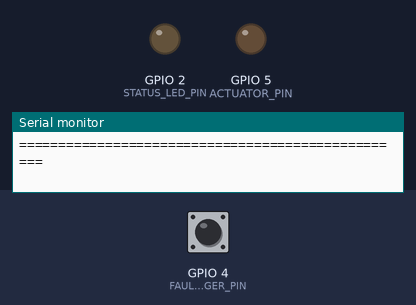
A sketch run on a simulated ESP32. On the bench: output pins drawn as LEDs (lit = HIGH), the last lines printed to the serial monitor. The inputs (shaded band) are chosen by the test bench; at power-on: GPIO 4 (FAULT_TRIGGER_PIN) HIGH.

Above: at 1.2 s.
1.3 s: GPIO 4 (FAULT_TRIGGER_PIN) pulled LOW for 0.15 s
At 2.1 s:
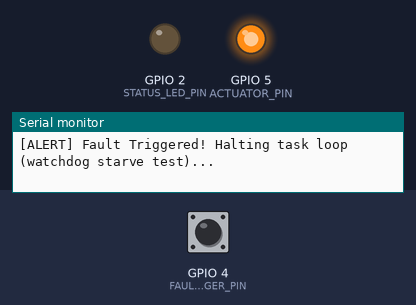
Timing chart, 0 to 4.3 s (numbered marks = the images above; inputs shaded):
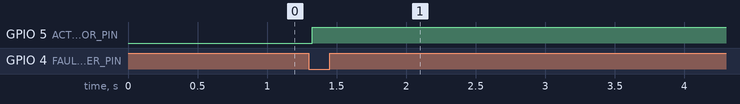

The sketch:

firmware.ino
```cpp
// CyberTube Lab 06: Transistor Actuator Control & Hardware Watchdog Safety
// Target: ESP32 DevKit V1 (ESP-WROOM-32)
// Safety Invariant: Strictly <= 3.3V DC logic bounds. Zero mains AC.

#include <Arduino.h>
#include <esp_task_wdt.h>

const int ACTUATOR_PIN = 5; // Base drive for NPN 2N2222 through 1k-ohm resistor
const int STATUS_LED_PIN = 2;
const int FAULT_TRIGGER_PIN = 4; // Simulated fault injection button

const int WDT_TIMEOUT_SECONDS = 3;
unsigned long lastActuatorCycle = 0;
bool actuatorState = false;

void setup() {
  Serial.begin(115200);
  while (!Serial && millis() < 3000);

  pinMode(ACTUATOR_PIN, OUTPUT);
  pinMode(STATUS_LED_PIN, OUTPUT);
  pinMode(FAULT_TRIGGER_PIN, INPUT_PULLUP);

  // Ensure actuator is de-energized in safe state at boot
  digitalWrite(ACTUATOR_PIN, LOW);
  digitalWrite(STATUS_LED_PIN, LOW);

  // Configure Hardware Task Watchdog Timer
  esp_task_wdt_config_t twdt_config = {
      .timeout_ms = 3000,
      .idle_core_mask = 0,
      .trigger_panic = true
  };
  esp_task_wdt_init(&twdt_config);
  esp_task_wdt_add(NULL); // Subscribe current loop task to watchdog

  Serial.println("==================================================");
  Serial.println("[CYBERTUBE] Lab 06: Transistor & Safety Watchdog Lab");
  Serial.println("[SAFETY] Hardware Actuator Pin: GPIO 5 (Low-Side NPN Drive)");
  Serial.println("[SAFETY] Watchdog Timeout:     3 Seconds (Hardware Panic)");
  Serial.println("[SIMULATE] Press GPIO 4 to inject infinite hang condition");
  Serial.println("==================================================");
}

void loop() {
  unsigned long now = millis();

  // Test fault injection: if button pressed, hang loop without feeding watchdog
  if (digitalRead(FAULT_TRIGGER_PIN) == LOW) {
    Serial.println("[ALERT] Fault Triggered! Halting task loop (watchdog starve test)...");
    digitalWrite(ACTUATOR_PIN, HIGH); // Actuator stuck on
    while (true) {
      // Loop hangs here without esp_task_wdt_reset()
      delay(100);
    }
  }

  // Actuator switching cycle: 1s ON, 2s OFF
  if (!actuatorState && (now - lastActuatorCycle >= 2000)) {
    actuatorState = true;
    lastActuatorCycle = now;
    digitalWrite(ACTUATOR_PIN, HIGH);
    digitalWrite(STATUS_LED_PIN, HIGH);
    Serial.println("[ACTUATOR] State -> ENERGIZED (Base Drive HIGH via NPN)");
  } else if (actuatorState && (now - lastActuatorCycle >= 1000)) {
    actuatorState = false;
    lastActuatorCycle = now;
    digitalWrite(ACTUATOR_PIN, LOW);
    digitalWrite(STATUS_LED_PIN, LOW);
    Serial.println("[ACTUATOR] State -> DE-ENERGIZED (Safe State)");
  }

  // Pet the hardware watchdog to confirm normal health
  esp_task_wdt_reset();
  delay(50);
}
```

Measured:
- after the input at 1.3 s, GPIO 2 (STATUS_LED_PIN): stops changing and stays LOW
